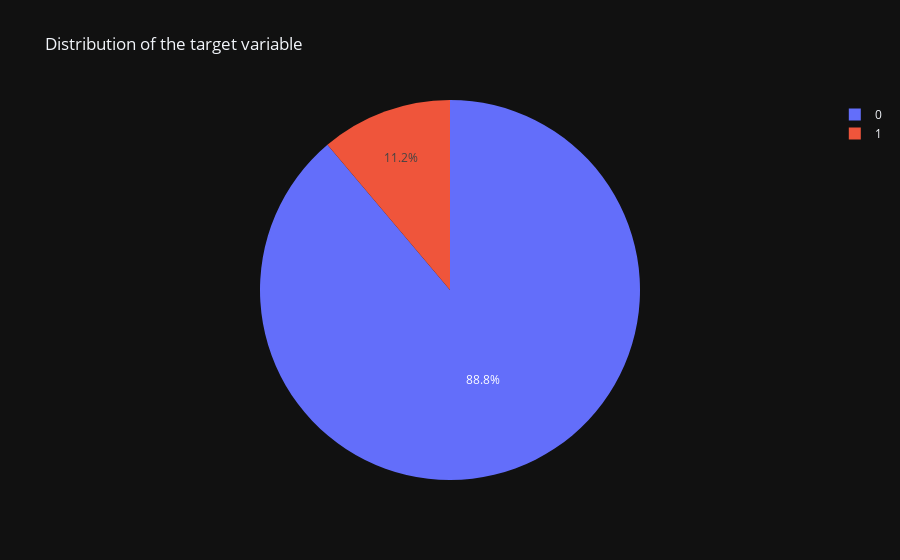

Notebook source saved alongside this figure:
### Code cell
# Visualisation de l'équilibre des classes
fig = px.pie(df, names='readmitted', 
             title='Distribution of the target variable',
             labels={1: 'Readmission <30', 0: 'No Readmission <30'})
fig.show()

### Figure 1 — Plotly figure (JSON) as saved in the notebook; plotly's stock layout.template omitted (floating-point values rounded to 4 significant figures; data arrays with more than 128 entries replaced by an {"elided": "..."} marker saying what was removed)
{"data": [{"domain": {"x": [0.0, 1.0], "y": [0.0, 1.0]}, "hovertemplate": "readmitted=%{label}<extra></extra>", "labels": {"elided": "101766 int values"}, "legendgroup": "", "name": "", "showlegend": true, "type": "pie"}], "layout": {"legend": {"tracegroupgap": 0}, "title": {"text": "Distribution of the target variable"}}}
